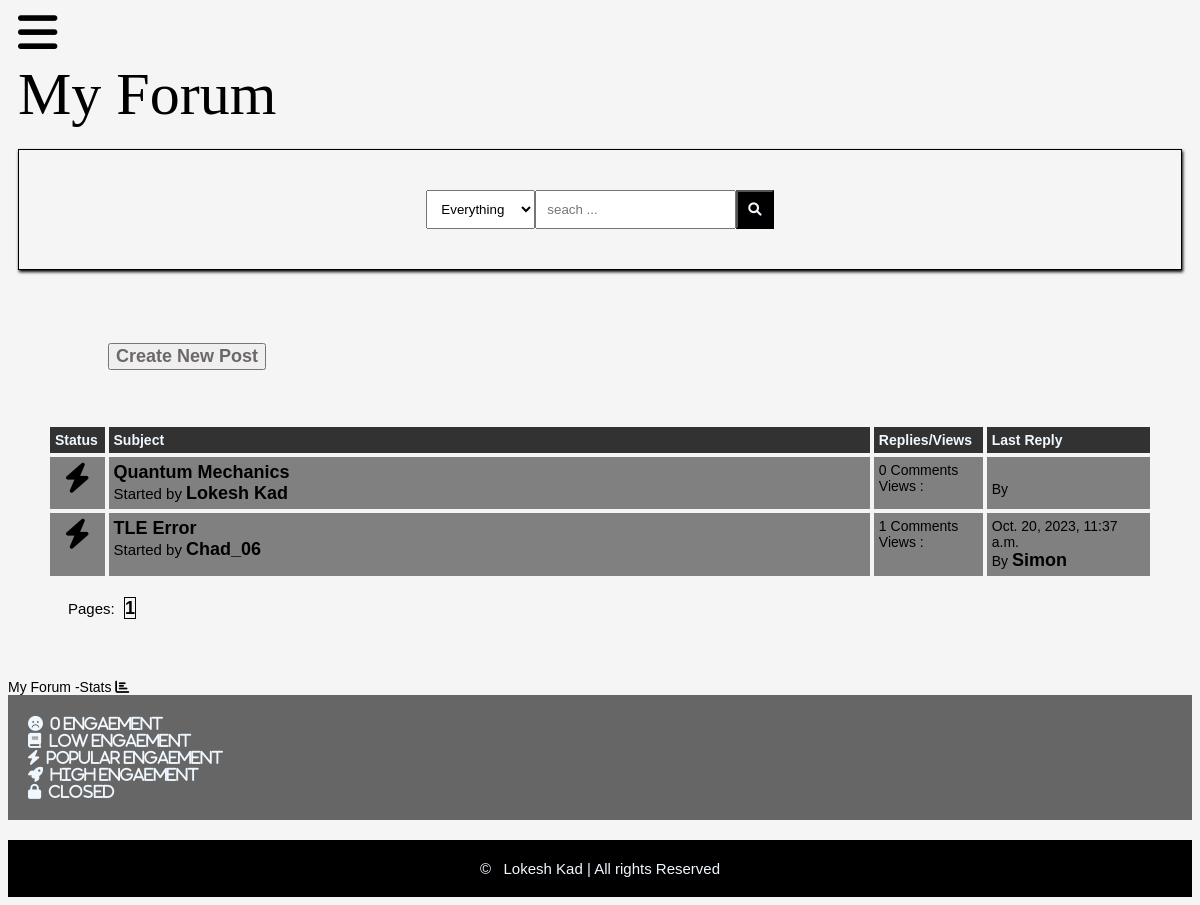
The app's page /posts/coding/ (signed in) with its own data.
### posts/models.py (models this page shows, shortened)
class Post(models.Model):
    title=models.CharField(max_length=400)
    slug=models.SlugField(max_length=400,unique=True,blank=True)
    user=models.ForeignKey(Author,on_delete=models.CASCADE)
    content=HTMLField()
    categories=models.ManyToManyField(Category)
    date=models.DateTimeField(auto_now_add=True)
    approved=models.BooleanField(default=False)
    hit_count_generic=GenericRelation(HitCount,object_id_field='object_pk',related_query_name='hit_count_generic_relation')
    tag=TaggableManager()
    comments=models.ManyToManyField(Comment,blank=True)
    approved = models.BooleanField(default=True)
    def get_url(self):
        return reverse("detail",kwargs={
            "slug":self.slug
        })
    @property
    def num_comments(self):
        return self.comments.count()
    @property
    def last_reply(self):
        return self.comments.latest("date")

class Author(models.Model):
    user=models.ForeignKey(User,on_delete=models.CASCADE)
    fullname=models.CharField(max_length=40,blank=True)
    slug=models.SlugField(max_length=400,unique=True,blank=True)
    bio=HTMLField()
    points=models.IntegerField(default=0)
    profile_pic=ResizedImageField(size=[50,80],quality=100,upload_to="authors",default=None,null=True,blank=True)
    def __str__(self):
        return self.fullname

class Comment(models.Model):
    user=models.ForeignKey(Author,on_delete=models.CASCADE)
    content =models.TextField()
    date=models.DateTimeField(auto_now_add=True)
    replies=models.ManyToManyField(Reply,blank=True)

### posts/views.py (the view)
# urls.py: path('',include('posts.urls')),
def posts(request,slug):
    category=get_object_or_404(Category,slug=slug)
    posts=Post.objects.filter(approved=True,categories=category)
    paginator=Paginator(posts,5)
    page=request.GET.get("page")
    try:
        posts=paginator.page(page)
    except PageNotAnInteger:
        posts=paginator.page(1)
    except EmptyPage:
        posts=paginator.page(paginator.num_pages)
    return render(request,'posts.html',{'post':posts})

### template/posts.html
{%extends 'base.html'%}
{%load hitcount_tags%}
{%block content%}
    <div class="container">
        <div class="posts-table">
            <div class="table-head">
                <div class="status">Status</div>
                <div class="subject">Subject</div>
                <div class="replies">Replies/Views</div>
                <div class="last-reply">Last Reply</div>
            </div>
        </div>
        {%for post in post%}
        <div class="table-row">
            <div class="status"><i class="fa fa-bolt"></i></div>
            <div class="subject"><a href="{{post.get_url}}">{{post.title}}</a>
                <br>
                <span>Started by <b><a href="#">{{post.user.fullname|title}}</a></b></span>
            </div>
            <div class="replies">
                {{post.num_comments}}  Comments<br>Views :{%get_hit_count for post %}
            </div>
            <div class="last-reply">
                {{post.last_reply.date}}
                <br>
                By <a href="#">{{post.last_reply.user}}</a>
            </div>
        </div>
        {%endfor%}
        <div class="pagination">
            Pages:
            {% for num_page in post.paginator.page_range %}
                <a href="?page={{ num_page }}">{{ num_page }}</a>
            {% endfor %}
        </div>
    </div>
    <div class="forum-info">
        <div class="chart">
            My Forum -Stats <i class="fa fa-bar-chart"></i>
        </div>
    </div>
    <div class="note">
        <span>
            <i class=" fa fa-frown-o">&nbsp; 0 Engaement</i><br>
        </span>
        <span>
            <i class=" fa fa-book">&nbsp; Low Engaement</i><br>
        </span>
        <span>
            <i class=" fa fa-bolt">&nbsp; Popular Engaement</i><br>
        </span>
        <span>
            <i class=" fa fa-rocket">&nbsp; High Engaement</i><br>
        </span>
        <span>
            <i class=" fa fa-lock">&nbsp; Closed</i><br>
        </span>
    </div>
    {%endblock content%}

### static/style1.css (style rules this page uses)
* { box-sizing: border-box; }
html { font-size: 14px; font-family:'Trebuchet MS', 'Lucida Sans Unicode', 'Lucida Grande', 'Lucida Sans', Arial, sans-serif; background-color: whitesmoke; }
a { color: rgb(109, 104, 104); font-weight: bolder; text-decoration: none; font-size:18px; }
span { font-size: 15px; }
.container { margin: 20px; padding: 20px; }
.table-head { display: flex; }
.table-head div { padding: 5px; margin: 2px; background-color: rgb(50, 50, 50); font-weight: bold; color: aliceblue; }
.table-head .status { flex:5%; }
.table-head .subject { flex:70%; }
.table-head .replies { flex:10%; }
.table-head .last-reply { flex:15%; }
.table-row { display: flex; }
.table-row .status,.table-row .subject,.table-row .replies,.table-row .last-reply { padding: 5px; margin: 2px; background-color: gray; }
.table-row a { color: black; }
.table-row .status { flex: 5%; font-size: 30px; text-align: center; }
.table-row .subject { flex: 70%; }
.table-row .replies { flex: 10%; }
.table-row .last-reply { flex: 15%; }
.pagination { padding: 20px; font-size: 15px; }
.pagination a { color: black; margin-inline: 5px; border: solid 0.5px black; }
.note { background-color: rgb(103, 102, 102); color: aliceblue; padding: 20px; display:block; }
.note span { font-size: 15px; margin-block: 5px; }

### records on screen
Post: title "Quantum Mechanics", user.fullname "Lokesh Kad", num_comments "0"
Post: title "TLE Error", user.fullname "Chad_06", num_comments "1", last_reply "Oct. 20, 2023, 11:37 a.m.", last_reply.user "Simon"

### other values on screen
{{ num_page }} "1"
